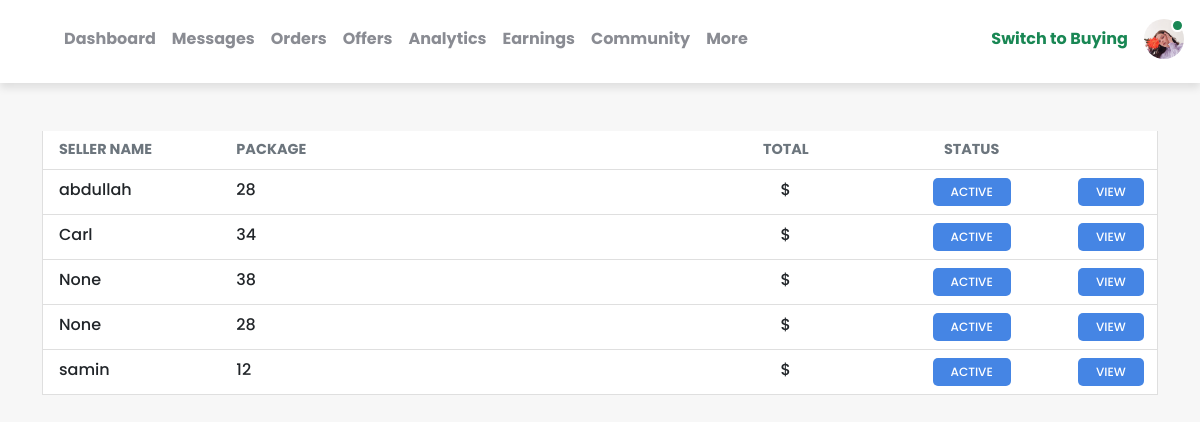
Before: /buyer-dashboard/ (signed in) with the older database file.
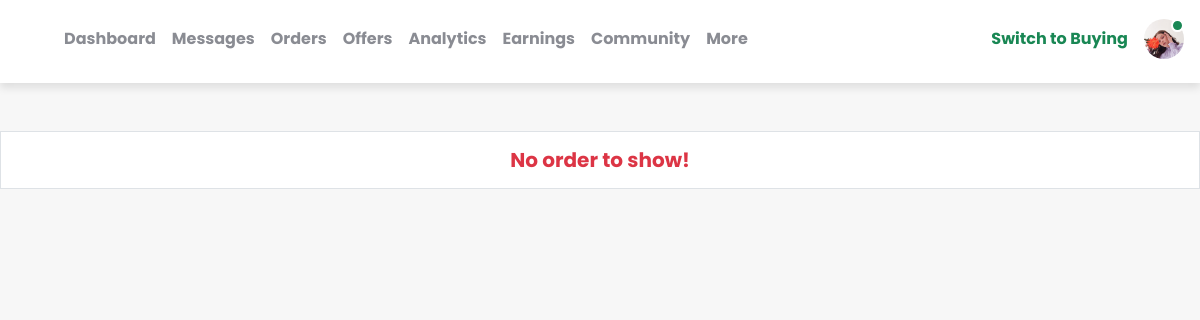
After: the same page with the newer database file.
### mainApp/models.py (models this page shows, shortened)
class SellerAccount(models.Model):
    joined_at = models.DateField(default=datetime.now, null=True)
    user = models.OneToOneField(User, on_delete=models.CASCADE)
    email = models.EmailField(null=True, unique=True)
    contact_no = models.CharField(max_length=15, null=True)
    profile_picture = models.ImageField(upload_to="images/", null=True)
    country = models.ForeignKey(Country, on_delete=models.CASCADE, null=True)
    city = models.ForeignKey(City, on_delete=models.CASCADE, null=True)
    level = models.IntegerField(default=0, blank=True)

class Checkout(models.Model):
    ORDER_CHOICES = (
        ("ACTIVE", "ACTIVE"),
        ("LATE", "LATE"),
        ("COMPLETED", "COMPLETED"),
        ("DELIVERED", "DELIVERED"),
        ("CANCELLED", "CANCELLED"),
        ("ON REVIEW", "ON REVIEW")
    )
    user = models.ForeignKey(User, on_delete=models.CASCADE)
    seller = models.ForeignKey(
        User, on_delete=models.CASCADE, null=True, related_name='seller')
    created_at = models.DateTimeField(auto_now_add=True)
    updated_at = models.DateTimeField(auto_now_add=True)
    first_name = models.CharField(max_length=120)
    last_name = models.CharField(max_length=120)
    package = models.ForeignKey(OfferManager, on_delete=models.CASCADE)
    quantity = models.PositiveIntegerField(default=0)
    price = models.DecimalField(decimal_places=2, max_digits=10, default=0.00)
    total = models.DecimalField(decimal_places=2, max_digits=10, default=0.00)
    grand_total = models.DecimalField(
        decimal_places=2, max_digits=10, default=0.00, null=True)
    paid = models.BooleanField(default=False)
    due_date = models.DateField(null=True)
    order_status = models.CharField(max_length=200, choices=ORDER_CHOICES, default="ACTIVE")
    is_complete = models.BooleanField(default=False, null=True)
    is_cancel = models.BooleanField(default=False, null=True)
    on_review = models.BooleanField(default=False, null=True)

class OfferManager(models.Model):
    offer = models.ForeignKey(Offer, on_delete=models.CASCADE, null=True)
    package = models.ForeignKey(Package, on_delete=models.CASCADE, null=True)
    price = models.DecimalField(max_digits=10, decimal_places=2, default=0.00)
    def __str__(self):
        return str(self.id)

### mainApp/views.py (the view)
# urls.py: path("buyer-dashboard/", views.buyerDashboardFormView, name="buyer-dashboard"),
def buyerDashboardFormView(request):
    orders = Checkout.objects.filter(
        user=request.user, order_status="DELIVERED", is_complete=False).order_by("-id")
    args = {
        "orders": orders,
    }
    return render(request, "wasekPart/buyer_dashboard.html", args)

### mainApp/templates/wasekPart/buyer_dashboard.html (shortened to what this page needs)
{% extends "wasekPart/base.html" %}
{% load static %}
{% block content %}
<link rel="stylesheet" href="{% static 'css/buyer-dashboard.css' %}">
{% if orders|length > 0 %}
<div class="table-responsive manage__orderTable container mt-5 mb-5">
  <table
    class="table table-hover bg-white activated__table show__activeTable"
  >
    <thead>
      <tr class="align-middle">
        <th scope="col" colspan="2" class="text-muted ps-3 col-2">SELLER NAME</th>
        <th scope="col" class="text-muted col-5">PACKAGE</th>
        <th scope="col" class="text-muted col-2 text-center">TOTAL</th>
        <th scope="col" class="text-muted text-center col-2">status</th>
        <th scope="col" class="text-muted text-center col-2"></th>
      </tr>
    </thead>
    <tbody>
        {% for order in orders %}
        <tr>
            <td scope="" colspan="2" class="ps-3">{{order.seller}}</td>
            <td scope="" class=" for-width">{{ order.package }} </td>
            <td scope="" class="text-center">$ {{order.title}}</td>
            <td scope="" class="status text-center align-middle">
                <p>ACTIVE</p>
            </td>
            <td scope="" class="text-muted text-center view align-middle">
                <a href="{% url 'buyer-orders' order.id %}">
                  <p>VIEW</p>
                </a>
            </td>
          </tr>
        {% endfor %}
    </tbody>
  </table>
</div>
{% else %}
  <h5 class="fw-bold p-3 my-5 border border-1 text-center text-danger bg-white">No order to show!</h5>
{% endif %}
{% endblock %}

### mainApp/templates/wasekPart/base.html (shortened to what this page needs)
{% load static %}
<!DOCTYPE html>
<html lang="en">
  <head>
    <link
      href="https://cdn.jsdelivr.net/npm/bootstrap@5.0.2/dist/css/bootstrap.min.css"
      rel="stylesheet"
    />
    <link
      rel="stylesheet"
      href="https://cdnjs.cloudflare.com/ajax/libs/slick-carousel/1.8.1/slick-theme.min.css"
    />
    <link
      rel="stylesheet"
      href="https://cdnjs.cloudflare.com/ajax/libs/slick-carousel/1.8.1/slick.min.css"
    />
    <link rel="stylesheet" href="{% static 'css/settings-account.css' %}" />
    <link
      rel="stylesheet"
      href="{% static 'css/settings-notification.css' %}"
    />
    <link rel="stylesheet" href="{% static 'css/settings-security.css' %}" />
    <link rel="stylesheet" href="{% static 'css/contacts.css' %}" />
  </head>
  <body>
    {% include "wasekPart/header.html" %}
    {% block content %} {% endblock %}
  </body>
</html>

### mainApp/templates/wasekPart/header.html (shortened to what this page needs)
{% load static %}
<link rel="stylesheet" href="{% static 'css/wasek_header.css' %}">
<div class="nav__header">
    <div class="left__header">
        <ul>
            <a href="{% url 'seller_dashboard' %}">
                <li>
                </li>
            </a>
            <a href="{% url 'seller_dashboard' %}">
                <li>Dashboard</li>
            </a>
            <a href="{% url 'inbox' %}">
                <li>Messages</li>
            </a>
            <a href="{% url 'manage-order' %}">
                <li>Orders</li>
            </a>
            <a href="{% url 'manage-offers' %}">
                <li>Offers</li>
            </a>
            <a href="#">
                <li>Analytics</li>
            </a>
            <a href="#">
                <li>Earnings</li>
            </a>
            <a href="#">
                <li>Community</li>
            </a>
            <a href="#">
                <li>More</li>
            </a>
        </ul>
    </div>
    <div class="right__header">
        <ul>
            <a href="{% url 'buying_view' %}">
                <li>Switch to Buying</li>
            </a>
            <li class="avatar__img dropdown">
                <img class="dropdown-toggle" type="button" id="user__alternateOption" data-bs-toggle="dropdown"
                    aria-expanded="false" src="{{ request.user.selleraccount.profile_picture.url }}" alt="">
                <div class="online__dot"></div>
            </li>
        </ul>
    </div>
</div>

### static/css/settings-account.css (style rules this page uses)
body { background-color: #F7F7F7; }

### static/css/settings-notification.css (style rules this page uses)
body { background-color: #F7F7F7; }

### static/css/settings-security.css (style rules this page uses)
body { background-color: #F7F7F7; }

### static/css/contacts.css (style rules this page uses)
* { box-sizing: border-box; padding: 0; margin: 0; list-style: none; font-family: 'poppins', sans-serif; }
body { background-color: #F7F7F7; width: 100%; }

### static/css/wasek_header.css (style rules this page uses)
.nav__header { display: flex; align-items: center; justify-content: space-between; padding: 1.2rem 1rem 0.5rem 0; position: sticky; top: 0; left: 0; z-index: 999; background-color: #fff; box-shadow: 0 0.3rem 0.5rem rgba(0, 0, 0, 0.1); }
.left__header ul { display: flex; align-items: center; }
.left__header ul li, .right__header ul a li { font-size: 1rem; font-weight: bold; padding-right: 1rem; color: #8a8c93; transition: color 0.3s; }
.right__header ul { display: flex; align-items: center; }
.right__header ul a li { color: #198754; }
.avatar__img { position: relative; }
.avatar__img img { width: 2.5rem; height: 2.5rem; border-radius: 50%; object-fit: cover; }
.online__dot { position: absolute; top: 0; right: 0; width: 0.8rem; height: 0.8rem; background-color: #198754; border-radius: 50%; border: 2px solid #fff; }

### mainApp/templates/wasekPart/base.html (style rules this page uses)
* { font-family: "Poppins", sans-serif !important; box-sizing: border-box !important; text-decoration: none !important; list-style-type: none !important; }
body { background-color: #f7f7f7; }

Changed rows visible on the page:
removed Checkout: seller "abdullah", package "28"
removed Checkout: seller "Carl", package "34"
removed Checkout: seller "None", package "38"
removed Checkout: seller "None", package "28"
removed Checkout: seller "samin", package "12"
Other visible differences:
text no longer shown: "SELLER NAME PACKAGE TOTAL STATUS"
text now shown: "No order to show!"
